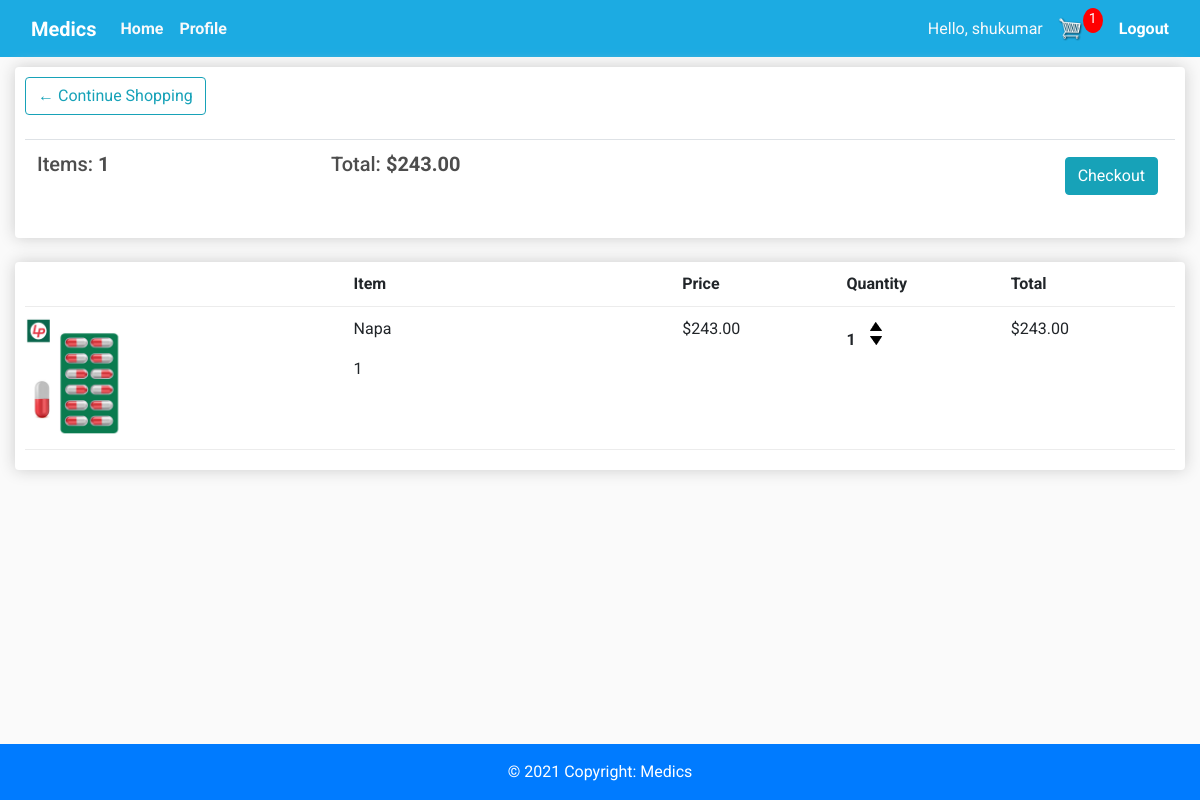
The app's page /cart/ (signed in) with its own data.
### pharmacy/models.py (models this page shows, shortened)
class Order(models.Model):
    customer = models.ForeignKey(
        Customer, on_delete=models.SET_NULL, null=True, blank=True)
    shop = models.ForeignKey(
        Pharmacy, on_delete=models.CASCADE, null=True, blank=True, default="")
    date_ordered = models.DateTimeField(auto_now_add=True)
    complete = models.BooleanField(default=False)
    transaction_id = models.CharField(max_length=100, null=True)
    delivary_status = models.BooleanField(default=False)
    @property
    def get_cart_total(self):
        orderitems = self.orderitem_set.all()
        total = sum([item.get_total for item in orderitems])
        return total
    @property
    def get_cart_items(self):
        orderitems = self.orderitem_set.all()
        total = sum([item.quantity for item in orderitems])
        return total

class OrderItem(models.Model):
    product = models.ForeignKey(Product, on_delete=models.SET_NULL, null=True)
    order = models.ForeignKey(Order, on_delete=models.SET_NULL, null=True)
    quantity = models.IntegerField(default=0, null=True, blank=True)
    date_added = models.DateTimeField(auto_now_add=True)
    @property
    def get_total(self):
        total = self.product.price * self.quantity
        return total

class Product(models.Model):
    shop = models.ForeignKey(Pharmacy, on_delete=models.CASCADE, default=1)
    name = models.CharField(max_length=200, null=True)
    price = models.FloatField(null=True)
    category = models.ForeignKey(Category, on_delete=models.CASCADE, default=1)
    description = models.TextField(null=True, blank=True)
    date_created = models.DateTimeField(auto_now_add=True, null=True)
    image = models.ImageField(null=True, blank=True,
                              default='productdefault.png')
    @property
    def imageURL(self):
        try:
            url = self.image.url
        except:
            url = ''
        return url

class Pharmacy(models.Model):
    user = models.OneToOneField(
        User, null=True, blank=True, on_delete=models.CASCADE)
    shop_name = models.CharField(max_length=100)
    phone = models.CharField(max_length=20, null=True)
    address = models.CharField(max_length=200, null=True, blank=True)
    area = models.CharField(max_length=100, null=True, blank=True)
    profile_pic = models.ImageField(
        default="profile1.png", null=True, blank=True)
    date_created = models.DateTimeField(auto_now_add=True, null=True)

### pharmacy/views.py (the view)
# urls.py: path('cart/', views.cart, name="cart"),
def cart(request):
    data = cartData(request)
    cartItems = data['cartItems']
    order = data['order']
    items = data['items']
    context = {'items': items, 'order': order, 'cartItems': cartItems}
    return render(request, 'pharmacy/cart.html', context)

### pharmacy/utils.py (called while the page is built)
def cartData(request):
    pharmacy_Id = None
    if request.user.is_authenticated:
        customer = request.user.customer
        order, created = Order.objects.get_or_create(
            customer=customer, complete=False)
        items = order.orderitem_set.all()
        cartItems = order.get_cart_items
    else:
        cookieData = cookieCart(request)
        cartItems = cookieData['cartItems']
        order = cookieData['order']
        items = cookieData['items']
        pharmacy_Id = cookieData['pharmacy_Id']
    return {'cartItems': cartItems, 'order': order, 'items': items, 'pharmacy_Id': pharmacy_Id}

### pharmacy/templates/pharmacy/cart.html
{% extends 'pharmacy/base.html' %}
{% load static %}
{%block content%}
<div class="container-fluid">
    <div class="row">
        <div class="col-lg-12">
            <div class="box-element">
                <a class="btn btn-outline-info rounded" href="{% url 'home' %}">&#x2190; Continue Shopping</a>
                <br>
                <br>
                <table class="table">
                    <tr>
                        <th>
                            <h5>Items: <strong>{{order.get_cart_items}}</strong></h5>
                        </th>
                        <th>
                            <h5>Total:<strong> ${{order.get_cart_total|floatformat:2}}</strong></h5>
                        </th>
                        <th>
                            <a style="float:right; margin:5px;" class="btn btn-info rounded"
                                href="{% url 'checkout' %}">Checkout</a>
                        </th>
                    </tr>
                </table>
            </div>
            <br>
            <div class="box-element">
                <div class="cart-row">
                    <div style="flex:2"></div>
                    <div style="flex:2"><strong>Item</strong></div>
                    <div style="flex:1"><strong>Price</strong></div>
                    <div style="flex:1"><strong>Quantity</strong></div>
                    <div style="flex:1"><strong>Total</strong></div>
                </div>
                {% for item in items %}
                <div class="cart-row">
                    <div style="flex:2"><img class="row-image" src="{{item.product.imageURL}}"></div>
                    <div style="flex:2">
                        <p>{{item.product.name}}</p>
                        <p>{{item.product.shop.id}}</p>
                    </div>
                    <div style="flex:1">
                        <p>${{item.product.price|floatformat:2}}</p>
                    </div>
                    <div style="flex:1">
                        <p class="quantity">{{item.quantity}}</p>
                        <div class="quantity">
                            <img data-product="{{item.product.id}}" data-action="add"
                                data-pharmacy="{{item.product.shop.id}}" class="chg-quantity update-cart"
                                src="{% static  'images/arrow-up.png' %}">
                            <img data-product="{{item.product.id}}" data-action="remove"
                                data-pharmacy="{{item.product.shop.id}}" class="chg-quantity update-cart"
                                src="{% static  'images/arrow-down.png' %}">
                        </div>
                    </div>
                    <div style="flex:1">
                        <p>${{item.get_total|floatformat:2}}</p>
                    </div>
                </div>
                {% endfor %}
            </div>
        </div>
    </div>
</div>
{% endblock content %}

### pharmacy/templates/pharmacy/navbar.html (shortened to what this page needs)
{% load static %}
<nav class="navbar navbar-expand-lg navbar-dark" style="background-color: #1CABE2;">
    <div class="container-fluid">
        <a class="navbar-brand font-weight-bold" href="{%url 'home'%}">Medics</a>
        <div class="collapse navbar-collapse" id="navbarText">
            <ul class="navbar-nav me-auto mb-2 mb-lg-0">
                <li class="nav-item">
                    <a class="nav-link font-weight-bold text-light" href="{%url 'home'  %}">Home</a>
                </li>
                {% if request.user.customer %}
                <li class="nav-item">
                    <a class="nav-link font-weight-bold text-light" href="{%url 'customer_profile'  %}">Profile</a>
                </li>
                {% endif %}
            </ul>
        </div>
        <span class="hello-msg  text-light">Hello, {{request.user}}</span>
        <a href="{% url 'cart' %}">
            <img id="cart-icon" src="{% static 'images/cart.png' %}">
        </a>
        <p id="cart-total">{{cartItems}}</p>
        {% if request.user.customer %}
        <span><a class=" hello-msg text-white font-weight-bold ml-3" href="{% url 'customer_logout'  %}">
                Logout</a></span>
        {% endif %}
    </div>
</nav>

### static/css/main.css (style rules this page uses)
body { background-color: hsl(0, 0%, 98%); }
h1, h2, h3, h4, h5, h6 { color: hsl(0, 0%, 30%); }
.box-element { box-shadow: hsl(0, 0%, 80%) 0 0 16px; background-color: #fff; border-radius: 4px; padding: 10px; }
#cart-icon { width: 25px; display: inline-block; margin-left: 15px; }
#cart-total { display: block; text-align: center; color: #fff; background-color: red; width: 20px; height: 25px; border-radius: 50%; font-size: 14px; }
.col-lg-4, .col-lg-6, .col-lg-8, .col-lg-12 { margin-top: 10px; }
.btn { border-radius: 0; }
.row-image { width: 100px; }
.cart-row { display: flex; align-items: flex-stretch; padding-bottom: 10px; margin-bottom: 10px; border-bottom: 1px solid #ececec; }
.quantity { display: inline-block; font-weight: 700; padding-right: 10px; }
.chg-quantity { width: 12px; cursor: pointer; display: block; margin-top: 5px; transition: .1s; }

### static/css/shop.css (style rules this page uses)
html, body { font-family: 'Roboto', sans-serif; }

### records on screen
Order: get_cart_items "1", get_cart_total "243.00"
OrderItem: product.imageURL (picture), product.name "Napa", product.shop.id "1", product.price "243.00", quantity "1", get_total "243.00"

### other values on screen
{{ request.user }} "shukumar"
{{ cartItems }} "1"
